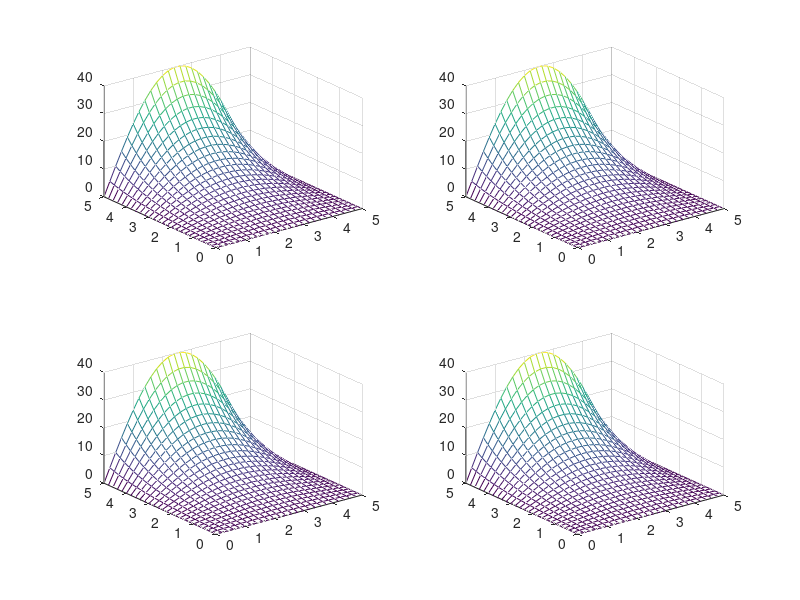

Here is the MATLAB script that generated this plot:
[X,Y] = meshgrid(0:0.2:5);
Z = @(x,y,A,L,n) A.*sin(n.*pi.*x./L).*sinh(n.*pi.*y./L)./10*sinh(n.*pi);

n = 1;
A = 3;
L = 5;

subplot(2,2,1); mesh(X,Y,Z(X,Y,A,L,n)); rotate3d on;
subplot(2,2,2); mesh(X,Y,Z(X,Y,A,L,n)); rotate3d on;
subplot(2,2,3); mesh(X,Y,Z(X,Y,A,L,n)); rotate3d on;
subplot(2,2,4); mesh(X,Y,Z(X,Y,A,L,n)); rotate3d on;